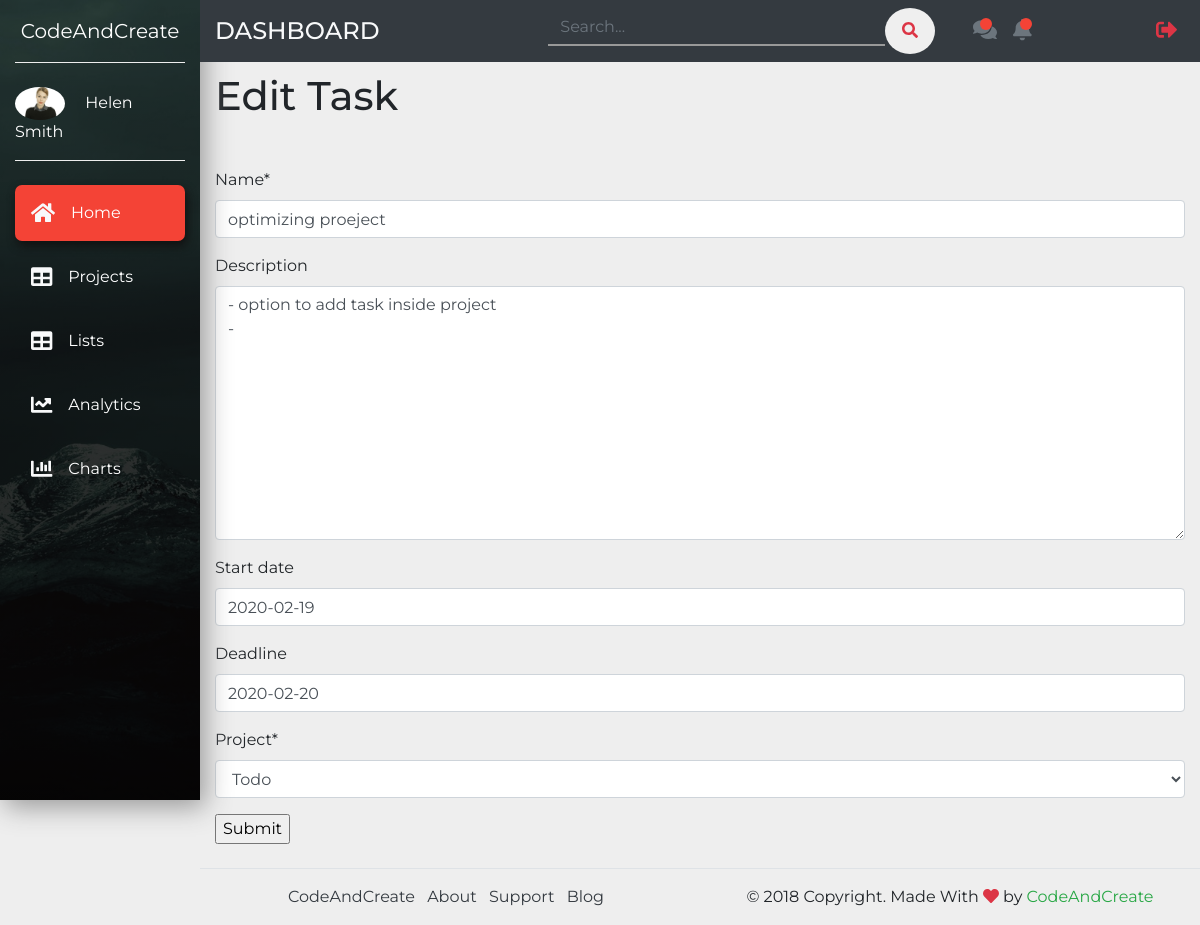
/task/edit/16 (signed in), run on the app's committed database.
### todo/models.py (models this page shows, shortened)
class Task(models.Model):
    name = models.CharField(max_length=100)
    description = models.TextField(blank=True,null=True)
    start_time = models.TimeField(default=datetime.time(0,0),null=True,blank=True)
    start_date = models.DateField(default = datetime.date.today,null=True,blank=True)
    end_time = models.TimeField(default=datetime.time(0,0),null=True,blank=True)
    deadline = models.DateField(blank=True,null=True)
    completed_date = models.DateField(blank=True,null=True)
    finished = models.BooleanField(default=False)
    project = models.ForeignKey(Project,on_delete=models.CASCADE)
    hidden  = models.BooleanField(default=False)
    user = models.ForeignKey(User,on_delete=models.CASCADE)

class Project(models.Model):
    name = models.CharField(max_length=100)
    description = models.TextField()
    start_time = models.TimeField(default=datetime.time(0,0),null=True,blank=True)
    start_date = models.DateField(default = datetime.date.today,null=True,blank=True)
    end_time = models.TimeField(default=datetime.time(0,0),null=True,blank=True)
    deadline = models.DateField(blank=True,null=True)
    finished = models.BooleanField(default=False)
    folder = models.ForeignKey(Folder,on_delete=models.CASCADE)
    user = models.ForeignKey(User,on_delete=models.CASCADE)
    priority = models.IntegerField(default=0)
    def __str__(self):
        return self.name

### todo/views.py (the view, shortened to what this page needs)
# urls.py: path("task/edit/<pk>",EditTask.as_view(),name='edit_task'),
class EditTask(View):
    def get(self,*args,**kwargs):
        pk = kwargs['pk']
        task = get_object_or_404(Task,pk=pk)
        form = TaskForm(user=self.request.user,instance=task);
        context={'form':form,'head':"Edit Task",'action':reverse("todo:edit_task",kwargs={'pk':pk} )}
        return render(self.request,"todo/form.html",context);

### todo/forms.py
class TaskForm(forms.ModelForm):
    class Meta:
        model = Task
        fields = [
            'name',
            'description',
            'start_date',
            'deadline',
            'project',
        ]
    def __init__(self, *args, **kwargs):
        user = kwargs.pop('user')
        super(TaskForm, self).__init__(*args, **kwargs)
        self.fields['project']=forms.ModelChoiceField(queryset=Project.objects.filter(user=user))

### templates/todo/form.html (shortened to what this page needs)
{% extends "base.html" %}
{% load crispy_forms_tags %}
{% block content %}
<h1 class="mb-5">{{head}}</h1>
<form action="{{action}}" method="POST">
  {{form | crispy}}
  <input type="submit">
</form>
{% endblock %}

### static_files/css/main.css (style rules this page uses)
body { font-family: 'Montserrat', sans-serif; background-color: #eee; }

### data on the page
Task: name "optimizing proeject", description "- option to add task inside project -", start_date "2020-02-19", deadline "2020-02-20", project "Todo"

### other printed values
{{ head }} "Edit Task"
